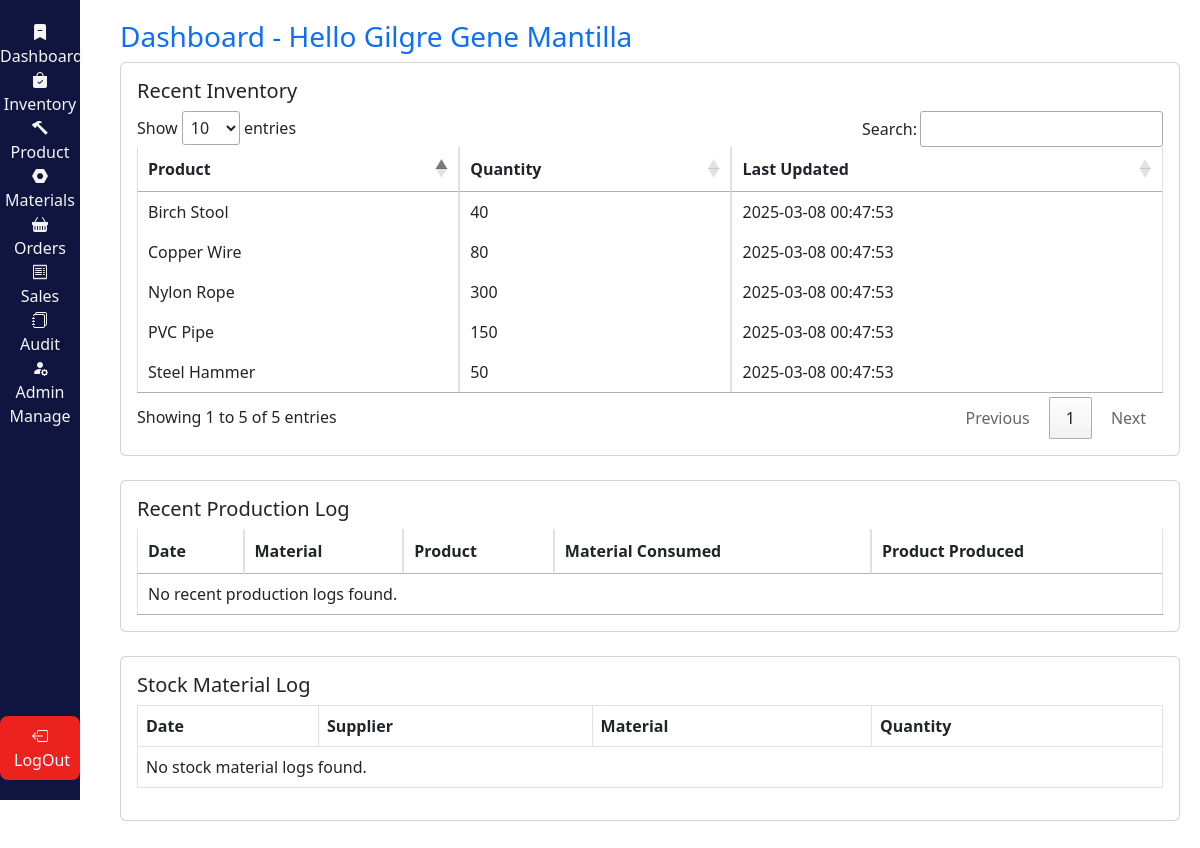
Page /view/audit.php (signed in) on the committed database.
### tables this page shows
CREATE TABLE inventory (
    id INT AUTO_INCREMENT PRIMARY KEY,
    product_id INT NOT NULL,
    quantity INT NOT NULL,
    created_by INT,
    created_at TIMESTAMP DEFAULT CURRENT_TIMESTAMP,
    updated_by INT,
    updated_at TIMESTAMP DEFAULT CURRENT_TIMESTAMP ON UPDATE CURRENT_TIMESTAMP,
    FOREIGN KEY (product_id) REFERENCES products(id) ON DELETE CASCADE,
    FOREIGN KEY (created_by) REFERENCES users(id) ON DELETE SET NULL,
    FOREIGN KEY (updated_by) REFERENCES users(id) ON DELETE SET NULL
);

CREATE TABLE products (
    id INT AUTO_INCREMENT PRIMARY KEY,
    name VARCHAR(255) NOT NULL,
    description VARCHAR(255),
    category ENUM('Tools', 'Accessories', 'Other') NOT NULL,
    price DECIMAL(10,2) NOT NULL,
    created_by INT,
    created_at TIMESTAMP DEFAULT CURRENT_TIMESTAMP,
    updated_by INT,
    updated_at TIMESTAMP DEFAULT CURRENT_TIMESTAMP ON UPDATE CURRENT_TIMESTAMP,
    is_active TINYINT(1) NOT NULL DEFAULT 1,
    FOREIGN KEY (created_by) REFERENCES users(id) ON DELETE SET NULL,
    FOREIGN KEY (updated_by) REFERENCES users(id) ON DELETE SET NULL
);

### view/audit.php (the view, shortened to what this page needs)
<?php
include '../Handler/db.php';
$full_name = $_SESSION['full_name'];
?>
<!DOCTYPE html>
<html lang="en">
<head>
    <link rel="stylesheet" href="style.css">
    <link href="https://cdn.jsdelivr.net/npm/bootstrap@5.3.0/dist/css/bootstrap.min.css" rel="stylesheet">
    <link rel="stylesheet" href="https://cdn.jsdelivr.net/npm/bootstrap-icons@1.11.3/font/bootstrap-icons.min.css">
    <link rel="stylesheet" href="https://cdn.datatables.net/1.13.4/css/jquery.dataTables.min.css">
</head>
<body>
<?php include 'navbar.php'; ?>
<div class="content">
    <h3 class="text-primary">Dashboard - Hello <?php echo htmlspecialchars($full_name); ?></h3>
    <div class="card mb-4">
        <div class="card-body">
            <h5 class="card-title">Recent Inventory</h5>
            <table id="recentInventoryTable" class="table table-bordered">
                <thead>
                    <tr>
                        <th>Product</th>
                        <th>Quantity</th>
                        <th>Last Updated</th>
                    </tr>
                </thead>
                <tbody>
                    <?php
                    $recent_inventory_sql = "SELECT p.name, i.quantity, i.updated_at
                                             FROM inventory i
                                             JOIN products p ON i.product_id = p.id
                                             ORDER BY i.updated_at DESC
                                             LIMIT 5";
                    $recent_inventory_result = $conn->query($recent_inventory_sql);
                    if ($recent_inventory_result->num_rows > 0) {
                        while ($row = $recent_inventory_result->fetch_assoc()) {
                            echo '
                            <tr>
                                <td>' . htmlspecialchars($row['name']) . '</td>
                                <td>' . htmlspecialchars($row['quantity']) . '</td>
                                <td>' . htmlspecialchars($row['updated_at']) . '</td>
                            </tr>';
                        }
                    } else {
                        echo '<tr><td colspan="3">No recent inventory found.</td></tr>';
                    }
                    ?>
                </tbody>
            </table>
        </div>
    </div>
    <div class="card mb-4">
        <div class="card-body">
            <h5 class="card-title">Recent Production Log</h5>
            <table id="recentProductionLogTable" class="table table-bordered">
                <thead>
                    <tr>
                        <th>Date</th>
                        <th>Material</th>
                        <th>Product</th>
                        <th>Material Consumed</th>
                        <th>Product Produced</th>
                    </tr>
                </thead>
                <tbody>
                    <?php
                    $recent_production_sql = "SELECT sp.transaction_date, m.material_type, p.name AS product_name, sp.material_consumed, sp.product_produced
                                              FROM stock_product sp
                                              JOIN materials m ON sp.material_id = m.id
                                              JOIN products p ON sp.product_produced = p.id
                                              ORDER BY sp.transaction_date DESC
                                              LIMIT 5";
                    $recent_production_result = $conn->query($recent_production_sql);
                    if ($recent_production_result->num_rows > 0) {
                        while ($row = $recent_production_result->fetch_assoc()) {
                            echo '
                            <tr>
                                <td>' . htmlspecialchars($row['transaction_date']) . '</td>
                                <td>' . htmlspecialchars($row['material_type']) . '</td>
                                <td>' . htmlspecialchars($row['product_name']) . '</td>
                                <td>' . htmlspecialchars($row['material_consumed']) . '</td>
                                <td>' . htmlspecialchars($row['product_produced']) . '</td>
                            </tr>';
                        }
                    } else {
                        echo '<tr><td colspan="5">No recent production logs found.</td></tr>';
                    }
                    ?>
                </tbody>
            </table>
        </div>
    </div>
    <div class="card mb-4">
        <div class="card-body">
            <h5 class="card-title">Stock Material Log</h5>
            <table id="stockMaterialLogTable" class="table table-bordered">
                <thead>
                    <tr>
                        <th>Date</th>
                        <th>Supplier</th>
                        <th>Material</th>
                        <th>Quantity</th>
                    </tr>
                </thead>
                <tbody>
                    <?php
                    $stock_material_sql = "SELECT sm.transaction_date, s.supplier_name, m.material_type, sm.quantity
                                           FROM stock_material sm
                                           JOIN suppliers s ON sm.supplier_id = s.id
                                           JOIN materials m ON sm.material_id = m.id
                                           ORDER BY sm.transaction_date DESC
                                           LIMIT 5";
                    $stock_material_result = $conn->query($stock_material_sql);
                    if ($stock_material_result->num_rows > 0) {
                        while ($row = $stock_material_result->fetch_assoc()) {
                            echo '
                            <tr>
                                <td>' . htmlspecialchars($row['transaction_date']) . '</td>
                                <td>' . htmlspecialchars($row['supplier_name']) . '</td>
                                <td>' . htmlspecialchars($row['material_type']) . '</td>
                                <td>' . htmlspecialchars($row['quantity']) . '</td>
                            </tr>';
                        }
                    } else {
                        echo '<tr><td colspan="4">No stock material logs found.</td></tr>';
                    }
                    ?>
                </tbody>
            </table>
        </div>
    </div>
</div>
</body>
</html>

### view/style.css (style rules this page uses)
body { font-family: Arial, sans-serif; background-color: #f8f9fa; }
.content { margin-left: 100px; padding: 20px; }

### rows in the picture
inventory: product.name "Steel Hammer", quantity "50", updated_at "2025-03-08 00:47:53"
inventory: product.name "Nylon Rope", quantity "300", updated_at "2025-03-08 00:47:53"
inventory: product.name "Birch Stool", quantity "40", updated_at "2025-03-08 00:47:53"
inventory: product.name "Copper Wire", quantity "80", updated_at "2025-03-08 00:47:53"
inventory: product.name "PVC Pipe", quantity "150", updated_at "2025-03-08 00:47:53"

### other values in the picture
$full_name "Gilgre Gene Mantilla"
